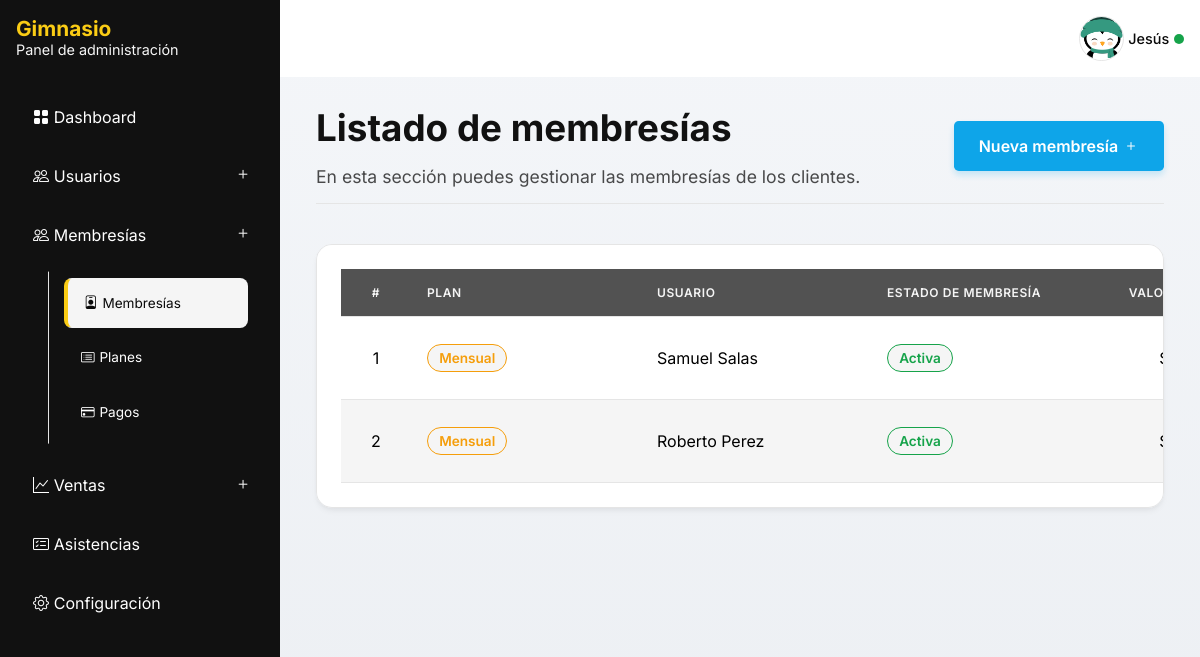
/memberships/ (signed in), run on the app's committed database.
### apps/management/models.py (models this page shows, shortened)
class AppSettings(models.Model):
    app_name = models.CharField(max_length=100, default="Gimnasio")
    app_description = models.CharField(max_length=200, default="Panel de administración")
    app_image = models.ImageField(upload_to="management/images/", null=True, blank=True)
    app_logo = models.ImageField(upload_to="management/images/", null=True, blank=True)
    elements_per_section = models.PositiveIntegerField(default=10)
    @classmethod
    def load(cls):
        instance, _ = cls.objects.get_or_create(pk=1)
        return instance

### apps/accounts/models/member.py (models this page shows, shortened)
class Member(AbstractBaseUser):
    class Meta:
        verbose_name = 'Usuario'
        verbose_name_plural = 'Usuarios'
    class BaseRoles(models.TextChoices):
        CUSTOMER = 'Cliente','Cliente'
        ADMINISTRATOR = 'Administrador','Administrador'
        SECRETARY = 'Secretario(a)','Secretario(a)'
    class DocumentTypes(models.TextChoices):
        CC = 'CC', 'Cédula de Ciudadanía'
        TI = 'TI', 'Tarjeta de Identidad'
        CE = 'CE', 'Cédula de Extranjería'
        NIT = 'NIT', 'Número de Identificación Tributaria'
        PP = 'PP', 'Pasaporte'
        RC = 'RC', 'Registro Civil'
        PPT = 'PPT', 'Permiso por Protección Temporal'
    objects = BaseMemberManager()
    first_name = models.CharField(max_length=100)
    last_name = models.CharField(max_length=100, blank=True, null=True)
    phone_number = models.CharField(max_length=10, unique=True, db_index=True)
    email = models.EmailField(unique=True, db_index=True)
    role = models.CharField(max_length=13, choices=BaseRoles.choices, default=BaseRoles.CUSTOMER)
    photo = models.ImageField(upload_to='members/images', blank=True, null=True)
    document_type = models.CharField(max_length=100, choices=DocumentTypes.choices, default=DocumentTypes.CC)
    document_number = models.PositiveIntegerField(unique=True, db_index=True)
    is_active = models.BooleanField(default=True)
    is_staff = models.BooleanField(default=False)
    is_superuser = models.BooleanField(default=False)
    created_at = models.DateTimeField(auto_now_add=True)
    updated_at = models.DateTimeField(auto_now=True)
    birthday = models.DateField(blank=True, null=True)
    USERNAME_FIELD = 'email'
    REQUIRED_FIELDS = ['first_name', 'phone_number','document_type','document_number']
    @property
    def full_name(self):
        return f'{self.first_name} {self.last_name if self.last_name else ""}'

### apps/memberships/models/membership.py (models this page shows, shortened)
class Membership(models.Model):
    class Status(models.TextChoices):
        ACTIVE = "Activa", "Activa"
        EXPIRED = "Vencida", "Vencida"
        FROZEN = "Congelada", "Congelada"
        CANCELLED = "Cancelada", "Cancelada"
    plan = models.ForeignKey('memberships.Plan', on_delete=models.PROTECT, related_name='memberships')
    member = models.ForeignKey('accounts.Client', on_delete=models.PROTECT, related_name='memberships')
    status = models.CharField(
        max_length=20,
        choices=Status,
        default=Status.ACTIVE,
    )
    start_date = models.DateTimeField(default=timezone.now)
    end_date = models.DateTimeField()
    price = models.PositiveIntegerField()
    frozen_until = models.DateTimeField(blank=True, null=True)
    created_at = models.DateTimeField(auto_now_add=True)
    updated_at = models.DateTimeField(auto_now=True)
    @property
    def is_paid(self):
        return self.debt == 0
    @property
    def debt(self):
        if hasattr(self, 'total_paid'):
            return max(self.price - self.total_paid, 0)
        total_paid = self.payments.aggregate(
            total=models.Sum('amount')
        )['total'] or 0
        return max(self.price - total_paid, 0)
    class Meta:
        ordering = ('-created_at',)

### apps/memberships/models/plan.py (models this page shows, shortened)
class Plan(models.Model):
    name = models.CharField(max_length=100, unique=True, db_index=True)
    duration_days = models.PositiveIntegerField()
    price = models.PositiveIntegerField()
    description = models.TextField(blank=True)
    is_active = models.BooleanField(default=True)
    created_at = models.DateTimeField(auto_now_add=True)
    updated_at = models.DateTimeField(auto_now=True)
    class Meta:
        ordering = ['price']

### apps/memberships/views/membership_view.py (the view)
# urls.py: path('memberships/', views.MembershipListView.as_view(), name='memberships'),
@method_decorator(
    role_required([Member.BaseRoles.ADMINISTRATOR, Member.BaseRoles.SECRETARY]),
    name='dispatch'
)
class MembershipListView(ListView):
    model = Membership
    context_object_name = 'memberships'
    template_name = 'memberships/list.html'

### apps/core/templatetags/format_tags.py (called while the page is built)
@register.filter
def format_price(value):
    if not value: return "$0"
    return f"${value:,.0f}".replace(",", ".")

### apps/management/context_processors.py (called while the page is built)
def management_processor(request):
    return {
        'app_settings': AppSettings.load(),
    }

### apps/memberships/templates/memberships/list.html (shortened to what this page needs)
{% extends 'admin-panel.html' %}
{% load format_tags %}
{% block content %}
    <header class="heading">
        <div class="heading__content">
            <h2 class="title">Listado de membresías</h2>
            <p class="subtitle">En esta sección puedes gestionar las membresías de los clientes.</p>
        </div>
        <a
                class="button button--main"
                href="{% url 'memberships:membership-create' %}"
        >
            <span>Nueva membresía</span>
            <i class="bi bi-plus"></i>
        </a>
    </header>
    {% if memberships %}
        <div class="table__scroll card">
            <div class="table" aria-label="tabla de membresías">
                <div class="table__head">
                    <div class="table__row">
                        <div class="table__cell table__cell--sm">#</div>
                        <div class="table__cell">Plan</div>
                        <div class="table__cell">Usuario</div>
                        <div class="table__cell">Estado de membresía</div>
                        <div class="table__cell table__cell--md">Valor membresía</div>
                    </div>
                </div>
                <div class="table__body">
                    {% for membership in memberships %}
                        <div class="table__row">
                            <div class="table__cell table__cell--sm">{{ forloop.counter }}</div>
                            <div class="table__cell"><p class="badge badge--{% if membership.plan.duration_days > 0 %}warning{% else %}success{% endif %}">{{ membership.plan.name }}</p></div>
                            <div class="table__cell">{{ membership.member.full_name }}</div>
                            <div class="table__cell">
                                <p class="badge badge--{{ membership.status|slugify|lower }}">{{ membership.status }}</p>
                            </div>
                            <div class="table__cell table__cell--md">{{ membership.price|format_price }}</div>
                        </div>
                    {% endfor %}
                </div>
            </div>
        </div>
    {% else %}
        {% include 'components/empty_state.html' with message='No hay membresías registradas.' %}
    {% endif %}
{% endblock content %}

### templates/admin-panel.html (shortened to what this page needs)
{% load static %}
<!DOCTYPE html>
<html lang="es">
<head>
    {% include 'components/app_head.html' %}
</head>
<body>
    <div class="root" id="root">
        <aside class="navbar">
            {% include 'components/app_brand.html' with show_description=True %}
            <nav class="menu">
                <a class="menu__link" href="{% url 'management:dashboard' %}">
                    <i class="bi bi-grid-fill"></i>
                    <span>Dashboard</span>
                </a>
                <div class="menu__dropdown">
                    <p class="menu__dropdown__header">
                        <i class="bi bi-people"></i>
                        <span>Usuarios</span>
                        <button type="button" class="toggle__dropdown">
                            <i class="bi bi-plus"></i>
                        </button>
                    </p>
                </div>
                <div class="menu__dropdown">
                    <p class="menu__dropdown__header">
                        <i class="bi bi-people"></i>
                        <span>Membresías</span>
                        <button type="button" class="toggle__dropdown">
                            <i class="bi bi-plus"></i>
                        </button>
                    </p>
                    <div class="menu">
                        <a
                            class="menu__link"
                            href="{% url 'memberships:memberships' %}"
                        >
                            <i class="bi  bi-person-badge"></i>
                            <span>Membresías</span>
                        </a>
                        <a
                            class="menu__link"
                            href="{% url 'memberships:planes' %}"
                        >
                            <i class="bi bi-card-list"></i>
                            <span>Planes</span>
                        </a>
                        <a
                            class="menu__link"
                            href="{% url 'payments:payments' %}"
                        >
                            <i class="bi bi-credit-card"></i>
                            <span>Pagos</span>
                        </a>
                    </div>
                </div>
                <div class="menu__dropdown">
                    <p class="menu__dropdown__header">
                        <i class="bi bi-graph-up"></i>
                        <span>Ventas</span>
                        <button type="button" class="toggle__dropdown">
                            <i class="bi bi-plus"></i>
                        </button>
                    </p>
                </div>
                <a
                        class="menu__link"
                        href="{% url 'attendances:attendances' %}"
                >
                    <i class="bi bi-card-checklist"></i>
                    <span>Asistencias</span>
                </a>
                {% if user.role == 'Administrador' %}
                <a
                    class="menu__link"
                    href="{% url 'management:app-settings' %}"
                >
                    <i class="bi bi-gear"></i>
                    <span>Configuración</span>
                </a>
                {% endif %}
            </nav>
        </aside>
        <main class="container">
            <header class="header">
                {% if user.is_authenticated %}
                <div class="profile">
                    <img
                        class="profile__img"
                        src="{% if user.photo %}{{ user.photo.url }}{% else %}{% static 'images/avatar.png' %}{% endif %}"
                        alt="Avatar"
                    />
                    <div class="profile__name">{{ user.first_name }}</div>
                    <span class="profile__status"></span>
                </div>
                {% endif %}
            </header>
            <div class="content">
                {% block content %}
                {% endblock content %}
            </div>
        </main>
    </div>
</body>
</html>

### templates/components/app_brand.html (shortened to what this page needs)
{% load static %}
<div class="brand">
<div class="brand__content">
    <h1 class="brand__name">{{ app_settings.app_name }}</h1>
    {% if show_description %}
    <p class="brand__description">{{ app_settings.app_description }}</p>
    {% endif %}
</div>
</div>

### data on the page
AppSettings: app_name "Gimnasio", app_description "Panel de administración"
Member: first_name "Jesús"
Membership: plan.name "Mensual", member.full_name "Samuel Salas", status "Activa"
Membership: plan.name "Mensual", member.full_name "Roberto Perez", status "Activa"
